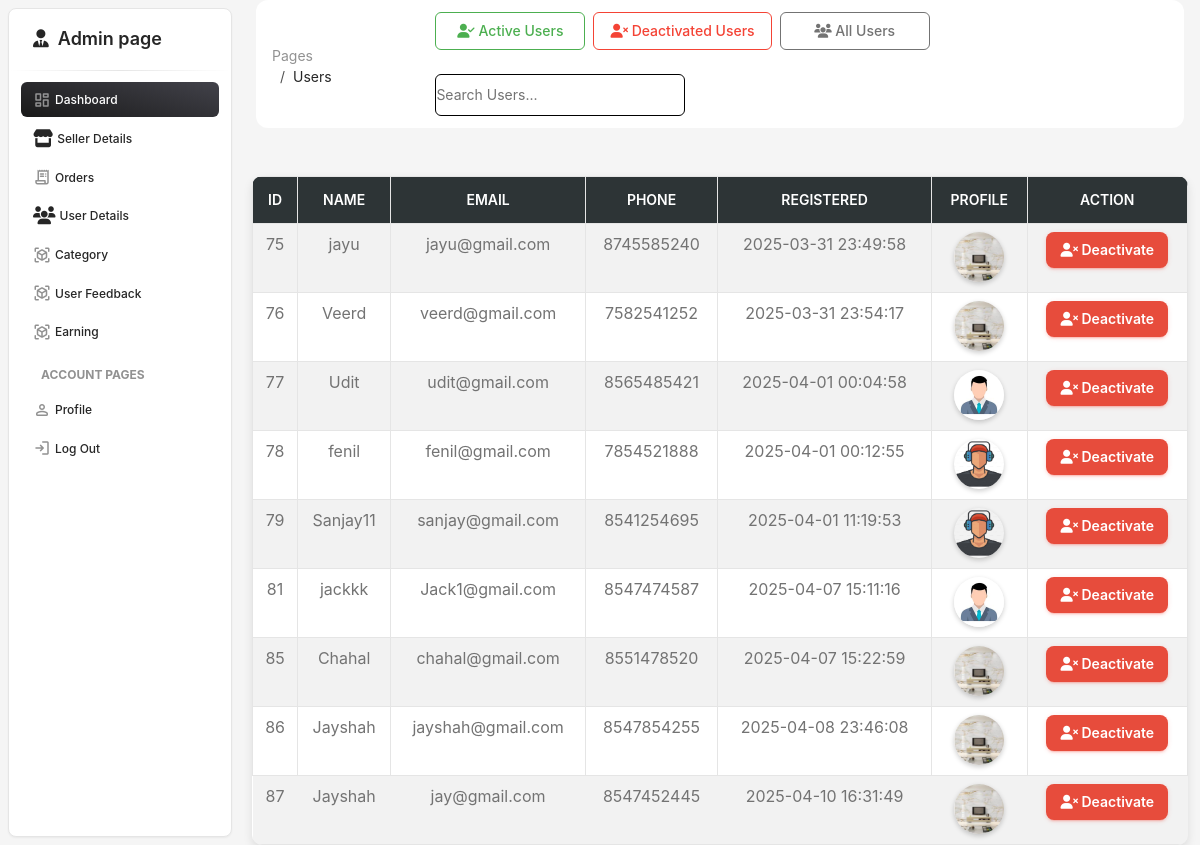
The page /admin/pages/userdetail.php on the database its author committed.
### tables this page shows
CREATE TABLE `user_form` (
  `user_id` int(11) NOT NULL,
  `name` varchar(255) NOT NULL,
  `email` varchar(255) NOT NULL,
  `phone` varchar(15) NOT NULL,
  `password` varchar(255) NOT NULL,
  `user_type` varchar(255) NOT NULL DEFAULT 'user',
  `created_on` datetime NOT NULL DEFAULT current_timestamp(),
  `profile_image` varchar(255) DEFAULT NULL,
  `is_active` tinyint(1) NOT NULL DEFAULT 1,
  `State_ID` int(11) NOT NULL,
  `City_ID` int(11) NOT NULL
);

### admin/pages/userdetail.php (the view, shortened to what this page needs)
<?php
include_once "../config/dbconnect.php";
$sql = "SELECT * FROM user_form ORDER BY user_id ASC";
$result = $conn->query($sql);
?>
<!DOCTYPE html>
<html lang="en">
<head>
  <link rel="stylesheet" href="https://cdnjs.cloudflare.com/ajax/libs/font-awesome/6.7.2/css/all.min.css"
 />
  <link href="../assets/css/nucleo-icons.css" rel="stylesheet" />
  <link href="../assets/css/nucleo-svg.css" rel="stylesheet" />
  <link id="pagestyle" href="../assets/css/material-dashboard.css?v=3.2.0" rel="stylesheet" />
</head>
<body class="g-sidenav-show  bg-gray-100">
<aside class="sidenav navbar navbar-vertical navbar-expand-xs border-radius-lg fixed-start ms-2  bg-white my-2" id="sidenav-main">
      <a class="navbar-brand px-4 py-3 m-0" href="dashboard.php">
        <i class="fa-solid text-xxl fa-user-tie"></i>
        <span class="ms-1 text-xxl fw-bold text-dark">Admin page</span>
      </a>
    <hr class="horizontal dark mt-0 mb-2">
    <div class="collapse navbar-collapse  w-auto " id="sidenav-collapse-main">
      <ul class="navbar-nav">
        <li class="nav-item">
          <a class="nav-link active bg-gradient-dark text-white" href="../pages/dashboard.php">
            <i class="material-symbols-rounded opacity-5">dashboard</i>
            <span class="nav-link-text ms-1">Dashboard</span>
          </a>
        </li>
        <li class="nav-item">
          <a class="nav-link text-dark" href="../pages/view-details.php">
            <i class="fa-solid fa-store"></i>
            <span class="nav-link-text ms-1">Seller Details</span>
          </a>
        </li>
        <li class="nav-item">
          <a class="nav-link text-dark" href="../pages/order.php">
            <i class="material-symbols-rounded opacity-5">receipt_long</i>
            <span class="nav-link-text ms-1">Orders</span>
          </a>
        </li>
        <li class="nav-item">
          <a class="nav-link text-dark" href="../pages/userdetail.php">
            <i class="fa-solid fa-users"></i>
            <span class="nav-link-text ms-1">User Details</span>
          </a>
        </li>
        <li class="nav-item">
          <a class="nav-link text-dark" href="../pages/category.php">
            <i class="material-symbols-rounded opacity-5">view_in_ar</i>
            <span class="nav-link-text ms-1">Category</span>
          </a>
        </li>
        <li class="nav-item">
          <a class="nav-link text-dark" href="../pages/feedback.php">
            <i class="material-symbols-rounded opacity-5">view_in_ar</i>
            <span class="nav-link-text ms-1">User Feedback</span>
          </a>
        </li>
        <li class="nav-item">
          <a class="nav-link text-dark" href="../pages/admin_commission.php">
            <i class="material-symbols-rounded opacity-5">view_in_ar</i>
            <span class="nav-link-text ms-1">Earning</span>
          </a>
        </li>
        <li class="nav-item mt-3">
          <h6 class="ps-4 ms-2 text-uppercase text-xs text-dark font-weight-bolder opacity-5">Account pages</h6>
        </li>
        <li class="nav-item">
          <a class="nav-link text-dark" href="../pages/profile.php">
            <i class="material-symbols-rounded opacity-5">person</i>
            <span class="nav-link-text ms-1">Profile</span>
          </a>
        </li>
        <li class="nav-item">
          <a class="nav-link text-dark" href="../pages/sign-in.php">
            <i class="material-symbols-rounded opacity-5">login</i>
            <span class="nav-link-text ms-1">Log Out</span>
          </a>
        </li>
</aside>
<main class="main-content position-relative max-height-vh-100 h-100 border-radius-lg">
<nav class="navbar navbar-main navbar-expand-lg px-0 mx-3 shadow-none border-radius-xl" id="navbarBlur" data-scroll="true">
  <div class="container-fluid py-1 px-3">
    <nav aria-label="breadcrumb">
      <ol class="breadcrumb bg-transparent mb-0 pb-0 pt-1 px-0 me-sm-6 me-5">
        <li class="breadcrumb-item text-sm">
          <a class="opacity-5 text-dark" href="javascript:;">Pages</a>
        </li>
        <li class="breadcrumb-item text-sm text-dark active" aria-current="page">Users</li>
      </ol>
    </nav>
    <div class="collapse navbar-collapse mt-sm-0 mt-2 me-md-0 me-sm-4" id="navbar">
      <div class="ms-md-auto pe-md-3 w-100">
        <div class="d-flex flex-wrap align-items-center justify-content-between gap-2">
          <div class="d-flex gap-2 flex-wrap">
            <button class="btn btn-outline-success filter-btn" data-filter="active">
              <i class="fas fa-user-check"></i> Active Users
            </button>
            <button class="btn btn-outline-danger filter-btn" data-filter="deactivate">
              <i class="fas fa-user-times"></i> Deactivated Users
            </button>
            <button class="btn btn-outline-secondary filter-btn" data-filter="">
              <i class="fas fa-users"></i> All Users
            </button>
          </div>
          <div class="input-group" style="max-width: 250px;">
            <input type="text" id="searchInput" class="form-control" placeholder="Search Users...">
          </div>
        </div>
      </div>
    </div>
  </div>
</nav>
        <div class="container mt-5">
        <table class="table table-striped table-bordered text-center">
            <thead>
                <tr>
                    <th>ID</th>
                    <th>Name</th>
                    <th>Email</th>
                    <th>Phone</th>
                    <th>Registered</th>
                    <th>Profile</th>
                    <th>Action</th>
                </tr>
            </thead>
            <tbody id="userTableBody">
                <?php while ($row = $result->fetch_assoc()) { ?>
                    <tr>
                        <td><?= $row['user_id']; ?></td>
                        <td><?= htmlspecialchars($row['name']); ?></td>
                        <td><?= htmlspecialchars($row['email']); ?></td>
                        <td><?= htmlspecialchars($row['phone']); ?></td>
                        <td><?= $row['created_on']; ?></td>
                        <td><img
    src="../../User/images/<?= $row['profile_image'] ? $row['profile_image'] : 'images.jpg'; ?>"
    width="50"
    class="profile-img"
    onerror="this.onerror=null; this.src='../../User/images/image.jpg';"
  ></td>
  <td>
    <button class="btn btn-<?= $row['is_active'] ? 'danger' : 'success'; ?> btn-toggle"
            data-id="<?= $row['user_id']; ?>"
            data-status="<?= $row['is_active']; ?>">
        <i class="fas <?= $row['is_active'] ? 'fa-user-times' : 'fa-user-check'; ?>"></i>
        <?= $row['is_active'] ? 'Deactivate' : 'Activate'; ?>
    </button>
</td>
                    </tr>
                <?php } ?>
            </tbody>
        </table>
        </div>
</body>
</html>

### admin/pages/userdetail.php (style rules this page uses)
body { background: #f8f9fa; font-family: 'Inter', sans-serif; }
.container { margin-top: 40px; }
.table { background: white; border-radius: 10px; overflow: hidden; box-shadow: 0px 4px 10px rgba(0, 0, 0, 0.1); }
.table thead { background: #2d3436; color: white; }
.table thead th { color:white; text-transform: uppercase; font-size: 14px; padding: 12px; }
.table tbody tr { transition: all 0.3s ease-in-out; }
.profile-img { width: 50px; height: 50px; object-fit: cover; border-radius: 50%; box-shadow: 0px 2px 5px rgba(0, 0, 0, 0.2); }
.btn-toggle { padding: 8px 14px; font-size: 14px; font-weight: 600; border-radius: 8px; transition: all 0.3s ease-in-out; }
.btn-toggle.btn-danger { background-color: #e74c3c; color: white; border: none; }
.navbar { position: sticky; top: 0; z-index: 1000; background: white; box-shadow: 0px 2px 8px rgba(0, 0, 0, 0.1); }
#navbar .btn { min-width: 150px; }
#searchInput { border-radius: 0.375rem; }

### rows shown on the page
user_form: user_id "75", name "jayu", email "jayu@gmail.com", phone "8745585240", created_on "2025-03-31 23:49:58", is_active 1 (drawn)
user_form: user_id "76", name "Veerd", email "veerd@gmail.com", phone "7582541252", created_on "2025-03-31 23:54:17", is_active 1 (drawn)
user_form: user_id "77", name "Udit", email "udit@gmail.com", phone "8565485421", created_on "2025-04-01 00:04:58", is_active 1 (drawn)
user_form: user_id "78", name "fenil", email "fenil@gmail.com", phone "7854521888", created_on "2025-04-01 00:12:55", profile_image (picture), is_active 1 (drawn)
user_form: user_id "79", name "Sanjay11", email "sanjay@gmail.com", phone "8541254695", created_on "2025-04-01 11:19:53", profile_image (picture), is_active 1 (drawn)
user_form: user_id "81", name "jackkk", email "Jack1@gmail.com", phone "8547474587", created_on "2025-04-07 15:11:16", is_active 1 (drawn)
user_form: user_id "85", name "Chahal", email "chahal@gmail.com", phone "8551478520", created_on "2025-04-07 15:22:59", is_active 1 (drawn)
user_form: user_id "86", name "Jayshah", email "jayshah@gmail.com", phone "8547854255", created_on "2025-04-08 23:46:08", is_active 1 (drawn)
user_form: user_id "87", name "Jayshah", email "jay@gmail.com", phone "8547452445", created_on "2025-04-10 16:31:49", is_active 1 (drawn)
